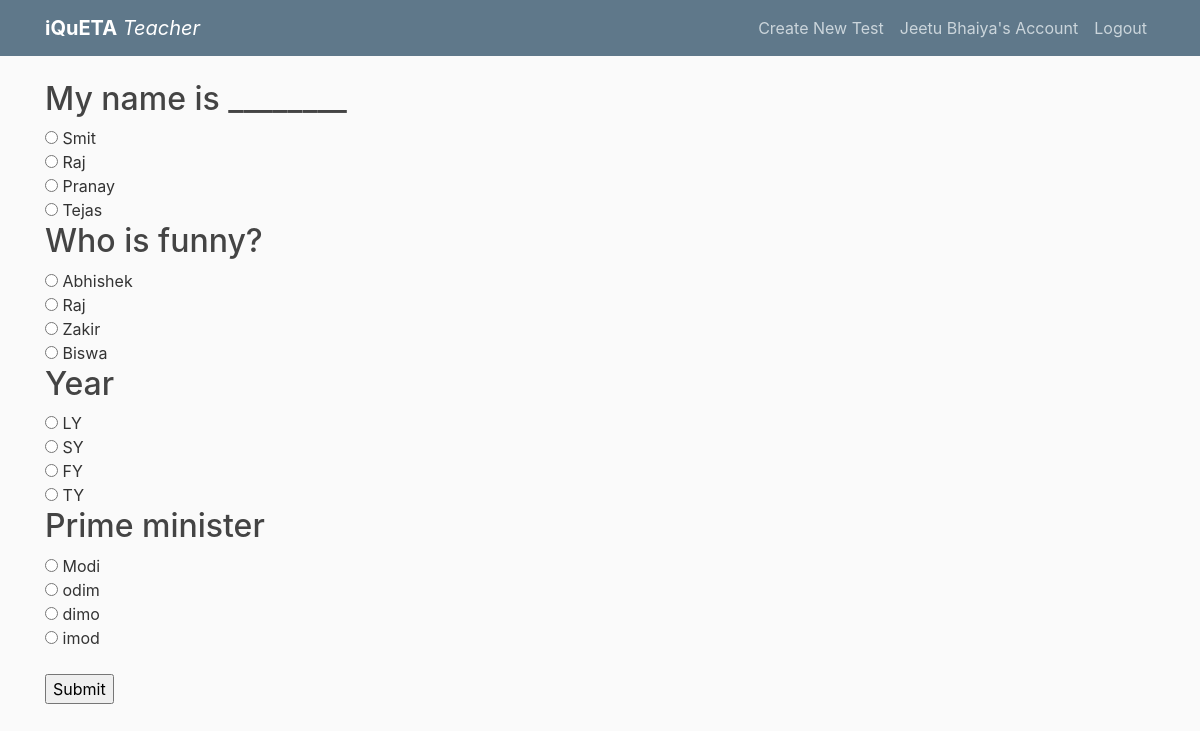
Screenshot of /test/1 (signed in) with the database file from the repository.
### flask_app/models.py (models this page shows, shortened)
class Teacher(db.Model, UserMixin):
    id = db.Column(db.Integer, primary_key=True)
    name = db.Column(db.String(50), nullable=False)
    email = db.Column(db.String(120), unique=True, nullable=False)
    image_file = db.Column(db.String(20), nullable=False, default='default.jpg')
    password = db.Column(db.String(60), nullable=False)
    tests = db.relationship('Test', backref='teacher', lazy=True)

class Questions(db.Model):
    id = db.Column(db.Integer, primary_key=True)
    question_text = db.Column(db.String(200), nullable=False)
    test_id = db.Column(db.Integer, db.ForeignKey('test.id',ondelete="CASCADE"), nullable=False)
    ans = db.Column(db.String(200),nullable=False)
    op1 = db.Column(db.String(200))
    op2 = db.Column(db.String(200))
    op3 = db.Column(db.String(200))
    op4 = db.Column(db.String(200))

### flask_app/routes.py (the view, shortened to what this page needs)
@app.route("/test/<int:testId>", methods=['POST', 'GET'])
def test(testId):
    questions = Questions.query.filter_by(test_id=testId).all()
    if request.method == 'GET':
        return render_template("test.html", data=questions, currentUserType=currentUserType)

### flask_app/__init__.py (called while the page is built)
    def isStudent(self):
        if self._type == "student":
            return True
        return False

    def isTeacher(self):
        if self._type == "teacher":
            return True
        return False

### flask_app/models.py (called while the page is built)
@login_manager.user_loader
def load_user(user_id):
    if currentUserType.isTeacher():
        return Teacher.query.get(int(user_id))
    else:
        return Student.query.get(int(user_id))

### flask_app/templates/test.html
{% extends "layout.html" %}
{% block content %}
    <form method="post">
        {% for question in data %}
            <h2>{{ question.question_text }}</h2>
            <input type="radio" id="{{ question.op1 }}" name="{{ question.id }}" value="{{ question.op1 }}"> {{ question.op1 }}<br>
            <input type="radio" id="{{ question.op2 }}" name="{{ question.id }}" value="{{ question.op2 }}"> {{ question.op2 }}<br>
            <input type="radio" id="{{ question.op3 }}" name="{{ question.id }}" value="{{ question.op3 }}"> {{ question.op3 }}<br>
            <input type="radio" id="{{ question.op4 }}" name="{{ question.id }}" value="{{ question.op4 }}"> {{ question.op4 }}<br>
        {% endfor %}
        <br>
        <input type="submit" value="Submit" name="Submit"/>
    </form>
{% endblock content %}

### flask_app/templates/layout.html (shortened to what this page needs)
<!DOCTYPE html>
<html>
<head>
    <link rel="stylesheet" href="https://maxcdn.bootstrapcdn.com/bootstrap/4.0.0/css/bootstrap.min.css">
    <link rel="stylesheet" href="https://stackpath.bootstrapcdn.com/bootstrap/4.5.0/css/bootstrap.min.css">
    <link rel="stylesheet" href="http://code.jquery.com/ui/1.12.1/themes/base/jquery-ui.css">
    <link rel="stylesheet" type="text/css" href="{{ url_for('static', filename='main.css') }}">
    <link rel="stylesheet" type="text/css" href="{{ url_for('static', filename='tab.css') }}">
</head>
<body>
    <header class="site-header">
      <nav class="navbar navbar-expand-md navbar-dark bg-steel fixed-top">
        <div class="container">
          {% if currentUserType.isStudent() %}
            <a class="navbar-brand mr-4" href="{{ url_for('home') }}"><b>iQuETA</b> <i>Student</i></a>
          {% elif currentUserType.isTeacher() %}
            <a class="navbar-brand mr-4" href="{{ url_for('home') }}"><b>iQuETA</b> <i>Teacher</i></a>
          {% else %}
            <a class="navbar-brand mr-4" href="{{ url_for('home') }}"><b>iQuETA</b></a>
          {% endif %}
          <div class="collapse navbar-collapse" id="navbarToggle">
            <div class="navbar-nav">
              {% if current_user.is_authenticated %}
                {% if currentUserType.isStudent() %}
                  <a class="nav-item nav-link" href="" data-toggle="modal" data-target="#exampleModal"> Enter Test Code</a>
                {% else %}
                  <a class="nav-item nav-link" href="" data-toggle="modal" data-target="#mymodal" > Create New Test</a>
                {% endif %}
                <a class="nav-item nav-link" href="{{ url_for('account') }}"> {{current_user.name}}'s Account</a>
                <a class="nav-item nav-link" href="{{ url_for('logout') }}">Logout</a>
              {% else %}
                <a class="nav-item nav-link" href="{{ url_for('login') }}">Login</a>
                <a class="nav-item nav-link" href="{{ url_for('register') }}">Register</a>
              {% endif %}
            </div>
          </div>
        </div>
      </nav>
    </header>
    <main role="main" class="container">
      <div class="row">
        <div class="col-md-8">
          {% block content %}{% endblock %}
        </div>
      </div>
    </main>
  </body>
</html>

### flask_app/static/main.css (style rules this page uses)
body { background: #fafafa; color: #333333; margin-top: 5rem; }
h1, h2, h3, h4, h5, h6 { color: #444444; }
.bg-steel { background-color: #5f788a; }
.site-header .navbar-nav .nav-link { color: #cbd5db; }

### rows the page displays
Teacher: name "Jeetu Bhaiya"
Questions: question_text "My name is ________", op1 "Smit", op2 "Raj", op3 "Pranay", op4 "Tejas"
Questions: question_text "Who is funny?", op1 "Abhishek", op2 "Raj", op3 "Zakir", op4 "Biswa"
Questions: question_text "Year", op1 "LY", op2 "SY", op3 "FY", op4 "TY"
Questions: question_text "Prime minister", op1 "Modi", op2 "odim", op3 "dimo", op4 "imod"
